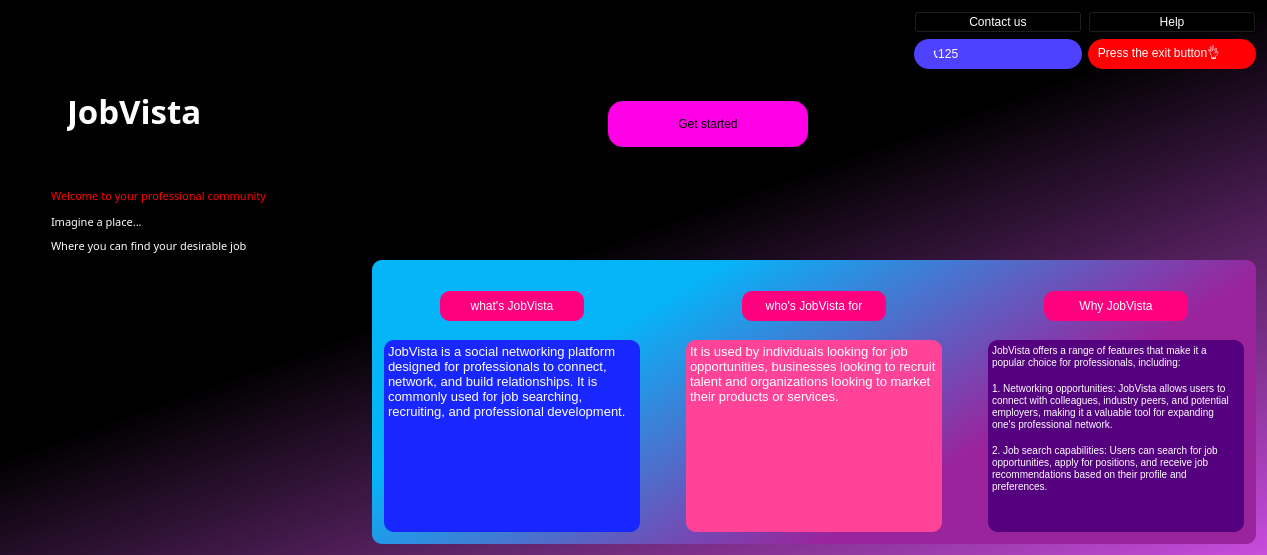
<?xml version="1.0" encoding="UTF-8"?>
<ui version="4.0">
 <class>splash</class>
 <widget class="QWidget" name="splash">
  <property name="geometry">
   <rect>
    <x>0</x>
    <y>0</y>
    <width>1267</width>
    <height>555</height>
   </rect>
  </property>
  <property name="minimumSize">
   <size>
    <width>100</width>
    <height>100</height>
   </size>
  </property>
  <property name="windowTitle">
   <string>splash</string>
  </property>
  <property name="styleSheet">
   <string notr="true">background-color: rgb(255, 255, 255);
background-color: qlineargradient(spread:pad, x1:0.514, y1:0.403318, x2:1, y2:0.994, stop:0 rgba(0, 0, 0, 255), stop:1 rgba(199, 76, 221, 255));</string>
  </property>
  <layout class="QGridLayout" name="gridLayout" columnstretch="0,0,0,0,0,0">
   <item row="5" column="1">
    <spacer name="horizontalSpacer_12">
     <property name="orientation">
      <enum>Qt::Horizontal</enum>
     </property>
     <property name="sizeHint" stdset="0">
      <size>
       <width>40</width>
       <height>20</height>
      </size>
     </property>
    </spacer>
   </item>
   <item row="0" column="3">
    <spacer name="horizontalSpacer">
     <property name="orientation">
      <enum>Qt::Horizontal</enum>
     </property>
     <property name="sizeType">
      <enum>QSizePolicy::Fixed</enum>
     </property>
     <property name="sizeHint" stdset="0">
      <size>
       <width>300</width>
       <height>20</height>
      </size>
     </property>
    </spacer>
   </item>
   <item row="3" column="0">
    <spacer name="verticalSpacer_2">
     <property name="orientation">
      <enum>Qt::Vertical</enum>
     </property>
     <property name="sizeType">
      <enum>QSizePolicy::Preferred</enum>
     </property>
     <property name="sizeHint" stdset="0">
      <size>
       <width>50</width>
       <height>50</height>
      </size>
     </property>
    </spacer>
   </item>
   <item row="0" column="5">
    <widget class="QPushButton" name="pushButton">
     <property name="cursor">
      <cursorShape>OpenHandCursor</cursorShape>
     </property>
     <property name="styleSheet">
      <string notr="true">background-color: rgb(0, 0, 0);
color: rgb(255, 255, 255);</string>
     </property>
     <property name="text">
      <string>Help</string>
     </property>
    </widget>
   </item>
   <item row="1" column="5">
    <widget class="QLabel" name="label_6">
     <property name="minimumSize">
      <size>
       <width>16</width>
       <height>30</height>
      </size>
     </property>
     <property name="styleSheet">
      <string notr="true">color: rgb(255, 255, 255);
background-color: rgb(255, 0, 4);
border-radius: 15px;</string>
     </property>
     <property name="text">
      <string>   Press the exit button👌</string>
     </property>
    </widget>
   </item>
   <item row="0" column="4">
    <widget class="QPushButton" name="pushButton_2">
     <property name="maximumSize">
      <size>
       <width>700</width>
       <height>16777215</height>
      </size>
     </property>
     <property name="cursor">
      <cursorShape>OpenHandCursor</cursorShape>
     </property>
     <property name="mouseTracking">
      <bool>true</bool>
     </property>
     <property name="styleSheet">
      <string notr="true">background-color: rgb(0, 0, 0);
color: rgb(255, 255, 255);</string>
     </property>
     <property name="text">
      <string>Contact us</string>
     </property>
    </widget>
   </item>
   <item row="5" column="2" colspan="4">
    <widget class="QGroupBox" name="groupBox">
     <property name="sizePolicy">
      <sizepolicy hsizetype="Preferred" vsizetype="Preferred">
       <horstretch>0</horstretch>
       <verstretch>0</verstretch>
      </sizepolicy>
     </property>
     <property name="maximumSize">
      <size>
       <width>900</width>
       <height>300</height>
      </size>
     </property>
     <property name="styleSheet">
      <string notr="true">background-color: qlineargradient(spread:pad, x1:0.702385, y1:0.625, x2:0.106231, y2:0.313, stop:0 rgba(154, 36, 156, 255), stop:0.826923 rgba(6, 180, 248, 255));
border-radius: 10px;</string>
     </property>
     <property name="title">
      <string/>
     </property>
     <layout class="QGridLayout" name="gridLayout_3">
      <item row="0" column="1">
       <spacer name="horizontalSpacer_10">
        <property name="orientation">
         <enum>Qt::Horizontal</enum>
        </property>
        <property name="sizeHint" stdset="0">
         <size>
          <width>40</width>
          <height>20</height>
         </size>
        </property>
       </spacer>
      </item>
      <item row="0" column="2">
       <layout class="QGridLayout" name="gridLayout_5">
        <item row="1" column="1">
         <widget class="QPushButton" name="pushButton_5">
          <property name="sizePolicy">
           <sizepolicy hsizetype="Fixed" vsizetype="Fixed">
            <horstretch>0</horstretch>
            <verstretch>0</verstretch>
           </sizepolicy>
          </property>
          <property name="minimumSize">
           <size>
            <width>30</width>
            <height>30</height>
           </size>
          </property>
          <property name="maximumSize">
           <size>
            <width>150</width>
            <height>25</height>
           </size>
          </property>
          <property name="styleSheet">
           <string notr="true">color: rgb(255, 255, 255);
background-color: rgb(255, 0, 127);</string>
          </property>
          <property name="text">
           <string>who's JobVista for</string>
          </property>
         </widget>
        </item>
        <item row="2" column="1">
         <spacer name="verticalSpacer_4">
          <property name="orientation">
           <enum>Qt::Vertical</enum>
          </property>
          <property name="sizeHint" stdset="0">
           <size>
            <width>20</width>
            <height>40</height>
           </size>
          </property>
         </spacer>
        </item>
        <item row="0" column="1">
         <spacer name="verticalSpacer_7">
          <property name="orientation">
           <enum>Qt::Vertical</enum>
          </property>
          <property name="sizeHint" stdset="0">
           <size>
            <width>20</width>
            <height>40</height>
           </size>
          </property>
         </spacer>
        </item>
        <item row="1" column="0">
         <spacer name="horizontalSpacer_6">
          <property name="orientation">
           <enum>Qt::Horizontal</enum>
          </property>
          <property name="sizeType">
           <enum>QSizePolicy::Fixed</enum>
          </property>
          <property name="sizeHint" stdset="0">
           <size>
            <width>50</width>
            <height>20</height>
           </size>
          </property>
         </spacer>
        </item>
        <item row="1" column="2">
         <spacer name="horizontalSpacer_7">
          <property name="orientation">
           <enum>Qt::Horizontal</enum>
          </property>
          <property name="sizeType">
           <enum>QSizePolicy::Fixed</enum>
          </property>
          <property name="sizeHint" stdset="0">
           <size>
            <width>50</width>
            <height>20</height>
           </size>
          </property>
         </spacer>
        </item>
        <item row="3" column="0" colspan="3">
         <widget class="QTextBrowser" name="textBrowser_2">
          <property name="sizePolicy">
           <sizepolicy hsizetype="Fixed" vsizetype="Fixed">
            <horstretch>0</horstretch>
            <verstretch>0</verstretch>
           </sizepolicy>
          </property>
          <property name="styleSheet">
           <string notr="true">background-color: rgb(255, 67, 152);
color: rgb(255, 255, 255);</string>
          </property>
          <property name="html">
           <string>&lt;!DOCTYPE HTML PUBLIC &quot;-//W3C//DTD HTML 4.0//EN&quot; &quot;http://www.w3.org/TR/REC-html40/strict.dtd&quot;&gt;
&lt;html&gt;&lt;head&gt;&lt;meta name=&quot;qrichtext&quot; content=&quot;1&quot; /&gt;&lt;style type=&quot;text/css&quot;&gt;
p, li { white-space: pre-wrap; }
&lt;/style&gt;&lt;/head&gt;&lt;body style=&quot; font-family:'MS Shell Dlg 2'; font-size:7.8pt; font-weight:400; font-style:normal;&quot;&gt;
&lt;p style=&quot; margin-top:0px; margin-bottom:0px; margin-left:0px; margin-right:0px; -qt-block-indent:0; text-indent:0px;&quot;&gt;&lt;span style=&quot; font-size:10pt;&quot;&gt;It is used by individuals looking for job opportunities, businesses looking to recruit talent and organizations looking to market their products or services.&lt;/span&gt;&lt;/p&gt;&lt;/body&gt;&lt;/html&gt;</string>
          </property>
         </widget>
        </item>
       </layout>
      </item>
      <item row="0" column="0">
       <layout class="QGridLayout" name="gridLayout_4">
        <item row="2" column="1">
         <spacer name="verticalSpacer_3">
          <property name="orientation">
           <enum>Qt::Vertical</enum>
          </property>
          <property name="sizeHint" stdset="0">
           <size>
            <width>20</width>
            <height>40</height>
           </size>
          </property>
         </spacer>
        </item>
        <item row="3" column="0" colspan="3">
         <widget class="QTextBrowser" name="textBrowser">
          <property name="sizePolicy">
           <sizepolicy hsizetype="Fixed" vsizetype="Fixed">
            <horstretch>0</horstretch>
            <verstretch>0</verstretch>
           </sizepolicy>
          </property>
          <property name="sizeIncrement">
           <size>
            <width>0</width>
            <height>0</height>
           </size>
          </property>
          <property name="baseSize">
           <size>
            <width>0</width>
            <height>0</height>
           </size>
          </property>
          <property name="styleSheet">
           <string notr="true">color: rgb(255, 255, 255);
background-color: rgb(24, 39, 255);</string>
          </property>
          <property name="tabChangesFocus">
           <bool>false</bool>
          </property>
          <property name="html">
           <string>&lt;!DOCTYPE HTML PUBLIC &quot;-//W3C//DTD HTML 4.0//EN&quot; &quot;http://www.w3.org/TR/REC-html40/strict.dtd&quot;&gt;
&lt;html&gt;&lt;head&gt;&lt;meta name=&quot;qrichtext&quot; content=&quot;1&quot; /&gt;&lt;style type=&quot;text/css&quot;&gt;
p, li { white-space: pre-wrap; }
&lt;/style&gt;&lt;/head&gt;&lt;body style=&quot; font-family:'MS Shell Dlg 2'; font-size:7.8pt; font-weight:400; font-style:normal;&quot;&gt;
&lt;p style=&quot; margin-top:0px; margin-bottom:0px; margin-left:0px; margin-right:0px; -qt-block-indent:0; text-indent:0px;&quot;&gt;&lt;span style=&quot; font-size:10pt;&quot;&gt;JobVista is a social networking platform designed for professionals to connect, network, and build relationships. It is commonly used for job searching, recruiting, and professional development.&lt;/span&gt;&lt;/p&gt;&lt;/body&gt;&lt;/html&gt;</string>
          </property>
         </widget>
        </item>
        <item row="1" column="0">
         <spacer name="horizontalSpacer_4">
          <property name="orientation">
           <enum>Qt::Horizontal</enum>
          </property>
          <property name="sizeType">
           <enum>QSizePolicy::Fixed</enum>
          </property>
          <property name="sizeHint" stdset="0">
           <size>
            <width>50</width>
            <height>20</height>
           </size>
          </property>
         </spacer>
        </item>
        <item row="1" column="2">
         <spacer name="horizontalSpacer_5">
          <property name="orientation">
           <enum>Qt::Horizontal</enum>
          </property>
          <property name="sizeType">
           <enum>QSizePolicy::Maximum</enum>
          </property>
          <property name="sizeHint" stdset="0">
           <size>
            <width>50</width>
            <height>20</height>
           </size>
          </property>
         </spacer>
        </item>
        <item row="1" column="1">
         <widget class="QPushButton" name="pushButton_4">
          <property name="sizePolicy">
           <sizepolicy hsizetype="Expanding" vsizetype="Expanding">
            <horstretch>0</horstretch>
            <verstretch>0</verstretch>
           </sizepolicy>
          </property>
          <property name="minimumSize">
           <size>
            <width>103</width>
            <height>30</height>
           </size>
          </property>
          <property name="maximumSize">
           <size>
            <width>150</width>
            <height>25</height>
           </size>
          </property>
          <property name="styleSheet">
           <string notr="true">background-color: rgb(255, 0, 127);
color: rgb(255, 255, 255);</string>
          </property>
          <property name="text">
           <string>what's JobVista</string>
          </property>
         </widget>
        </item>
        <item row="0" column="1">
         <spacer name="verticalSpacer_6">
          <property name="orientation">
           <enum>Qt::Vertical</enum>
          </property>
          <property name="sizeHint" stdset="0">
           <size>
            <width>20</width>
            <height>40</height>
           </size>
          </property>
         </spacer>
        </item>
       </layout>
      </item>
      <item row="0" column="4">
       <layout class="QGridLayout" name="gridLayout_6">
        <item row="1" column="1">
         <widget class="QPushButton" name="pushButton_6">
          <property name="sizePolicy">
           <sizepolicy hsizetype="Fixed" vsizetype="Fixed">
            <horstretch>0</horstretch>
            <verstretch>0</verstretch>
           </sizepolicy>
          </property>
          <property name="minimumSize">
           <size>
            <width>30</width>
            <height>30</height>
           </size>
          </property>
          <property name="maximumSize">
           <size>
            <width>150</width>
            <height>25</height>
           </size>
          </property>
          <property name="styleSheet">
           <string notr="true">color: rgb(255, 255, 255);
background-color: rgb(255, 0, 127);</string>
          </property>
          <property name="text">
           <string>Why JobVista</string>
          </property>
         </widget>
        </item>
        <item row="2" column="1">
         <spacer name="verticalSpacer_5">
          <property name="orientation">
           <enum>Qt::Vertical</enum>
          </property>
          <property name="sizeHint" stdset="0">
           <size>
            <width>20</width>
            <height>40</height>
           </size>
          </property>
         </spacer>
        </item>
        <item row="1" column="0">
         <spacer name="horizontalSpacer_8">
          <property name="orientation">
           <enum>Qt::Horizontal</enum>
          </property>
          <property name="sizeType">
           <enum>QSizePolicy::Fixed</enum>
          </property>
          <property name="sizeHint" stdset="0">
           <size>
            <width>50</width>
            <height>20</height>
           </size>
          </property>
         </spacer>
        </item>
        <item row="0" column="1">
         <spacer name="verticalSpacer_8">
          <property name="orientation">
           <enum>Qt::Vertical</enum>
          </property>
          <property name="sizeHint" stdset="0">
           <size>
            <width>20</width>
            <height>40</height>
           </size>
          </property>
         </spacer>
        </item>
        <item row="1" column="2">
         <spacer name="horizontalSpacer_9">
          <property name="orientation">
           <enum>Qt::Horizontal</enum>
          </property>
          <property name="sizeType">
           <enum>QSizePolicy::Fixed</enum>
          </property>
          <property name="sizeHint" stdset="0">
           <size>
            <width>50</width>
            <height>20</height>
           </size>
          </property>
         </spacer>
        </item>
        <item row="3" column="0" colspan="3">
         <widget class="QTextBrowser" name="textBrowser_3">
          <property name="sizePolicy">
           <sizepolicy hsizetype="Fixed" vsizetype="Fixed">
            <horstretch>0</horstretch>
            <verstretch>0</verstretch>
           </sizepolicy>
          </property>
          <property name="styleSheet">
           <string notr="true">background-color: rgb(85, 0, 127);
color: rgb(255, 255, 255);</string>
          </property>
          <property name="html">
           <string>&lt;!DOCTYPE HTML PUBLIC &quot;-//W3C//DTD HTML 4.0//EN&quot; &quot;http://www.w3.org/TR/REC-html40/strict.dtd&quot;&gt;
&lt;html&gt;&lt;head&gt;&lt;meta name=&quot;qrichtext&quot; content=&quot;1&quot; /&gt;&lt;style type=&quot;text/css&quot;&gt;
p, li { white-space: pre-wrap; }
&lt;/style&gt;&lt;/head&gt;&lt;body style=&quot; font-family:'MS Shell Dlg 2'; font-size:7.8pt; font-weight:400; font-style:normal;&quot;&gt;
&lt;p style=&quot; margin-top:0px; margin-bottom:0px; margin-left:0px; margin-right:0px; -qt-block-indent:0; text-indent:0px;&quot;&gt;JobVista offers a range of features that make it a popular choice for professionals, including:&lt;/p&gt;
&lt;p style=&quot;-qt-paragraph-type:empty; margin-top:0px; margin-bottom:0px; margin-left:0px; margin-right:0px; -qt-block-indent:0; text-indent:0px;&quot;&gt;&lt;br /&gt;&lt;/p&gt;
&lt;p style=&quot; margin-top:0px; margin-bottom:0px; margin-left:0px; margin-right:0px; -qt-block-indent:0; text-indent:0px;&quot;&gt;1. Networking opportunities: JobVista allows users to connect with colleagues, industry peers, and potential employers, making it a valuable tool for expanding one's professional network.&lt;/p&gt;
&lt;p style=&quot;-qt-paragraph-type:empty; margin-top:0px; margin-bottom:0px; margin-left:0px; margin-right:0px; -qt-block-indent:0; text-indent:0px;&quot;&gt;&lt;br /&gt;&lt;/p&gt;
&lt;p style=&quot; margin-top:0px; margin-bottom:0px; margin-left:0px; margin-right:0px; -qt-block-indent:0; text-indent:0px;&quot;&gt;2. Job search capabilities: Users can search for job opportunities, apply for positions, and receive job recommendations based on their profile and preferences.&lt;/p&gt;&lt;/body&gt;&lt;/html&gt;</string>
          </property>
         </widget>
        </item>
       </layout>
      </item>
      <item row="0" column="3">
       <spacer name="horizontalSpacer_11">
        <property name="orientation">
         <enum>Qt::Horizontal</enum>
        </property>
        <property name="sizeHint" stdset="0">
         <size>
          <width>40</width>
          <height>20</height>
         </size>
        </property>
       </spacer>
      </item>
     </layout>
    </widget>
   </item>
   <item row="1" column="4">
    <widget class="QLabel" name="label_5">
     <property name="minimumSize">
      <size>
       <width>16</width>
       <height>30</height>
      </size>
     </property>
     <property name="styleSheet">
      <string notr="true">background-color: rgb(79, 66, 255);
color: rgb(255, 255, 255);
border-radius: 15px;
</string>
     </property>
     <property name="text">
      <string>      📞125</string>
     </property>
    </widget>
   </item>
   <item row="2" column="1">
    <widget class="QLabel" name="label">
     <property name="minimumSize">
      <size>
       <width>0</width>
       <height>0</height>
      </size>
     </property>
     <property name="maximumSize">
      <size>
       <width>200</width>
       <height>100</height>
      </size>
     </property>
     <property name="font">
      <font>
       <family>Bodoni MT Black</family>
       <pointsize>25</pointsize>
       <weight>75</weight>
       <bold>true</bold>
      </font>
     </property>
     <property name="styleSheet">
      <string notr="true">QLabel{
background-color: rgb(0, 0, 0);
color: rgb(255, 255, 255);
border-radius: 15px;
}
QLabel:hover{
	background-color: qlineargradient(spread:pad, x1:0.423, y1:0.375, x2:0.793, y2:0.795, stop:0 rgba(9, 2, 47, 255), stop:1 rgba(255, 24, 64, 255));
}
</string>
     </property>
     <property name="text">
      <string>JobVista</string>
     </property>
    </widget>
   </item>
   <item row="1" column="2">
    <spacer name="horizontalSpacer_3">
     <property name="orientation">
      <enum>Qt::Horizontal</enum>
     </property>
     <property name="sizeType">
      <enum>QSizePolicy::Fixed</enum>
     </property>
     <property name="sizeHint" stdset="0">
      <size>
       <width>230</width>
       <height>20</height>
      </size>
     </property>
    </spacer>
   </item>
   <item row="2" column="0">
    <widget class="QLabel" name="label_7">
     <property name="styleSheet">
      <string notr="true">image: url(:/icon/icon-logo.png);
background-color: rgb(0, 0, 0);</string>
     </property>
     <property name="text">
      <string/>
     </property>
    </widget>
   </item>
   <item row="5" column="0">
    <spacer name="verticalSpacer">
     <property name="orientation">
      <enum>Qt::Vertical</enum>
     </property>
     <property name="sizeType">
      <enum>QSizePolicy::Expanding</enum>
     </property>
     <property name="sizeHint" stdset="0">
      <size>
       <width>20</width>
       <height>300</height>
      </size>
     </property>
    </spacer>
   </item>
   <item row="2" column="3">
    <layout class="QVBoxLayout" name="verticalLayout">
     <item>
      <spacer name="verticalSpacer_9">
       <property name="orientation">
        <enum>Qt::Vertical</enum>
       </property>
       <property name="sizeType">
        <enum>QSizePolicy::Fixed</enum>
       </property>
       <property name="sizeHint" stdset="0">
        <size>
         <width>20</width>
         <height>26</height>
        </size>
       </property>
      </spacer>
     </item>
     <item>
      <widget class="QPushButton" name="pushButton_3">
       <property name="minimumSize">
        <size>
         <width>30</width>
         <height>46</height>
        </size>
       </property>
       <property name="maximumSize">
        <size>
         <width>200</width>
         <height>59</height>
        </size>
       </property>
       <property name="styleSheet">
        <string notr="true">QPushButton{
	background-color: rgb(255, 0, 230);
	border-radius: 15px;
}
QPushButton:hover{
	background-color: qlineargradient(spread:reflect, x1:0.225962, y1:0.16, x2:0.499154, y2:0.511, stop:0.573 rgba(111, 7, 98, 255), stop:1 rgba(222, 222, 222, 212));
}

</string>
       </property>
       <property name="text">
        <string>Get started</string>
       </property>
      </widget>
     </item>
    </layout>
   </item>
   <item row="4" column="0" colspan="3">
    <layout class="QGridLayout" name="gridLayout_2">
     <property name="sizeConstraint">
      <enum>QLayout::SetFixedSize</enum>
     </property>
     <item row="1" column="2">
      <spacer name="horizontalSpacer_13">
       <property name="orientation">
        <enum>Qt::Horizontal</enum>
       </property>
       <property name="sizeHint" stdset="0">
        <size>
         <width>40</width>
         <height>20</height>
        </size>
       </property>
      </spacer>
     </item>
     <item row="1" column="1">
      <widget class="QLabel" name="label_3">
       <property name="font">
        <font>
         <family>8514oem</family>
         <pointsize>8</pointsize>
         <weight>50</weight>
         <italic>false</italic>
         <bold>false</bold>
        </font>
       </property>
       <property name="styleSheet">
        <string notr="true">background-color: rgb(0, 0, 0);
font: 8pt &quot;8514oem&quot;;
color: rgb(255, 255, 255);</string>
       </property>
       <property name="text">
        <string>Imagine a place...</string>
       </property>
      </widget>
     </item>
     <item row="0" column="0">
      <spacer name="horizontalSpacer_2">
       <property name="orientation">
        <enum>Qt::Horizontal</enum>
       </property>
       <property name="sizeType">
        <enum>QSizePolicy::Fixed</enum>
       </property>
       <property name="sizeHint" stdset="0">
        <size>
         <width>40</width>
         <height>20</height>
        </size>
       </property>
      </spacer>
     </item>
     <item row="2" column="1">
      <widget class="QLabel" name="label_4">
       <property name="font">
        <font>
         <family>8514oem</family>
         <pointsize>8</pointsize>
         <weight>50</weight>
         <italic>false</italic>
         <bold>false</bold>
        </font>
       </property>
       <property name="styleSheet">
        <string notr="true">background-color: rgb(0, 0, 0);
color: rgb(255, 255, 255);
font: 8pt &quot;8514oem&quot;;</string>
       </property>
       <property name="text">
        <string>Where you can find your desirable job</string>
       </property>
      </widget>
     </item>
     <item row="0" column="1">
      <widget class="QLabel" name="label_2">
       <property name="minimumSize">
        <size>
         <width>0</width>
         <height>0</height>
        </size>
       </property>
       <property name="maximumSize">
        <size>
         <width>425</width>
         <height>16777215</height>
        </size>
       </property>
       <property name="font">
        <font>
         <family>8514oem</family>
         <pointsize>8</pointsize>
         <weight>50</weight>
         <italic>false</italic>
         <bold>false</bold>
        </font>
       </property>
       <property name="styleSheet">
        <string notr="true">background-color: rgb(0, 0, 0);
color: rgb(255, 1, 5);
font: 8pt &quot;8514oem&quot;;</string>
       </property>
       <property name="text">
        <string>Welcome to your professional community</string>
       </property>
      </widget>
     </item>
    </layout>
   </item>
  </layout>
 </widget>
 <resources/>
 <connections>
  <connection>
   <sender>pushButton_2</sender>
   <signal>clicked(bool)</signal>
   <receiver>label_5</receiver>
   <slot>show()</slot>
   <hints>
    <hint type="sourcelabel">
     <x>1090</x>
     <y>25</y>
    </hint>
    <hint type="destinationlabel">
     <x>1077</x>
     <y>72</y>
    </hint>
   </hints>
  </connection>
  <connection>
   <sender>pushButton</sender>
   <signal>clicked()</signal>
   <receiver>label_6</receiver>
   <slot>show()</slot>
   <hints>
    <hint type="sourcelabel">
     <x>1202</x>
     <y>22</y>
    </hint>
    <hint type="destinationlabel">
     <x>1202</x>
     <y>48</y>
    </hint>
   </hints>
  </connection>
 </connections>
</ui>
